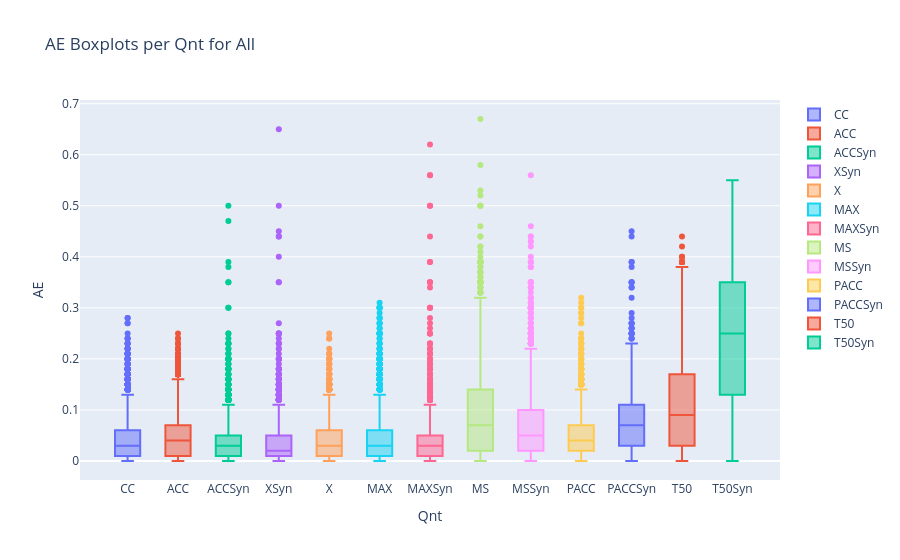

The code cell stored with this chart in its notebook:
### Markdown cell above
### Boxplot per dataset

### Code cell
def plot_ae_boxplots_by_dataset(df_real):
    datasets = list(df_real['dataset'].unique())
    datasets.insert(0, 'All')
    dropdown = widgets.Dropdown(
        options=datasets,
        description='Dataset:'
    )

    def update_plot(change):
        selected_dataset = dropdown.value
        if selected_dataset == 'All':
            filtered = df_real
        else:
            filtered = df_real[df_real['dataset'] == selected_dataset]
        fig = go.Figure()
        for qnt in filtered['Qnt'].unique():
            qnt_data = filtered[filtered['Qnt'] == qnt]['AE']
            fig.add_trace(go.Box(
                y=qnt_data,
                name=qnt,
                width=0.5
            ))
        fig.update_layout(
            title=f'AE Boxplots per Qnt for {selected_dataset}',
            yaxis_title='AE',
            xaxis_title='Qnt',
            boxmode='group',
        )
        clear_output(wait=True)
        display(fig)
        display(dropdown)

    dropdown.observe(update_plot, names='value')
    display(dropdown)
    update_plot(None)

plot_ae_boxplots_by_dataset(df_real)

### Figure 1 — Plotly figure (JSON) as saved in the notebook; plotly's stock layout.template omitted (floating-point values rounded to 4 significant figures; data arrays with more than 128 entries replaced by an {"elided": "..."} marker saying what was removed)
{"data": [{"name": "CC", "type": "box", "width": 0.5, "y": {"elided": "3465 float values"}}, {"name": "ACC", "type": "box", "width": 0.5, "y": {"elided": "3465 float values"}}, {"name": "ACCSyn", "type": "box", "width": 0.5, "y": {"elided": "3465 float values"}}, {"name": "XSyn", "type": "box", "width": 0.5, "y": {"elided": "3465 float values"}}, {"name": "X", "type": "box", "width": 0.5, "y": {"elided": "3465 float values"}}, {"name": "MAX", "type": "box", "width": 0.5, "y": {"elided": "3465 float values"}}, {"name": "MAXSyn", "type": "box", "width": 0.5, "y": {"elided": "3465 float values"}}, {"name": "MS", "type": "box", "width": 0.5, "y": {"elided": "3465 float values"}}, {"name": "MSSyn", "type": "box", "width": 0.5, "y": {"elided": "3465 float values"}}, {"name": "PACC", "type": "box", "width": 0.5, "y": {"elided": "3465 float values"}}, {"name": "PACCSyn", "type": "box", "width": 0.5, "y": {"elided": "3465 float values"}}, {"name": "T50", "type": "box", "width": 0.5, "y": {"elided": "3465 float values"}}, {"name": "T50Syn", "type": "box", "width": 0.5, "y": {"elided": "3465 float values"}}], "layout": {"boxmode": "group", "title": {"text": "AE Boxplots per Qnt for All"}, "xaxis": {"title": {"text": "Qnt"}}, "yaxis": {"title": {"text": "AE"}}}}
